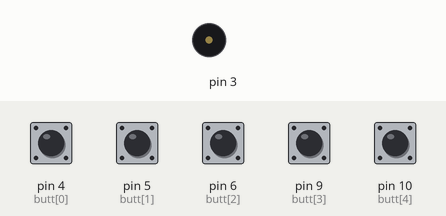
Recording of a sketch running on a simulated Arduino Uno, built with avr-gcc and run on an emulated ATmega328P. Shown: buzzer (waves = sounding). Inputs (shaded band) come from the test bench; at power-on: pin 4 (butt[0]), pin 5 (butt[1]), pin 6 (butt[2]), pin 9 (butt[3]), pin 10 (butt[4]) LOW.

Above: at 1.2 s.
1.3 s: pin 4 (butt[0]) pulled HIGH for 0.15 s
At 1.37 s:
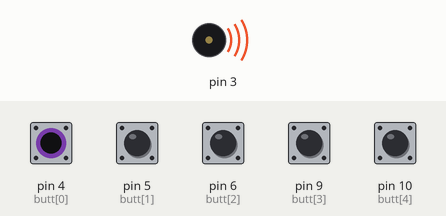
Timing chart, 0 to 4.3 s (numbered marks = the images above; inputs shaded):
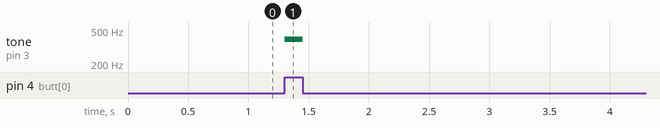

The sketch:

piano.ino
```cpp
int butt[] = {4,5,6,9,10};

void setup(){
  for (int i = 0; i<4; i++) {
   pinMode(i, INPUT);
  }
  pinMode(3, OUTPUT);
  Serial.begin(9600);
}

void loop(){
  while(digitalRead(butt[4])== HIGH){
    tone(3, 261);
  }

  while(digitalRead(butt[3])== HIGH){
    tone(3, 294);
  }

  while(digitalRead(butt[2])== HIGH){
    tone(3, 330);
  }
  while(digitalRead(butt[1])== HIGH){
    tone(3, 349);
  }
  while(digitalRead(butt[0])== HIGH){
    tone(3, 392);
  }

  noTone(3);
}
```

Measured:
- after the input at 1.3 s, tone on pin 3: silent → 392 Hz at once, → silent 0.15 s later
